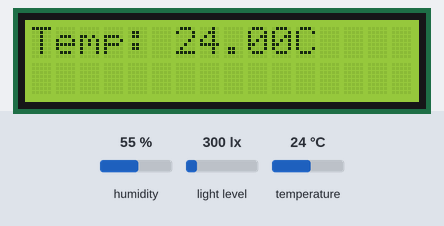
Bench run of a sketch on a simulated ESP32. On the bench: 16×2 character LCD. Inputs (shaded band) come from the test bench; at power-on: humidity 55 %, light level 300 lx, temperature 24 °C. What the sketch prints to the serial monitor is not drawn.

Above: at 3.2 s.
3.3 s: humidity set to 22 %
At 10.7 s:
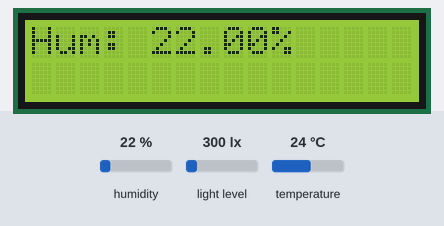
15.6 s: light level set to 40 lx
At 19.3 s:
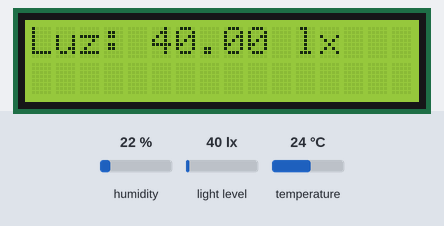
22.3 s: temperature set to 12 °C
At 26.8 s:
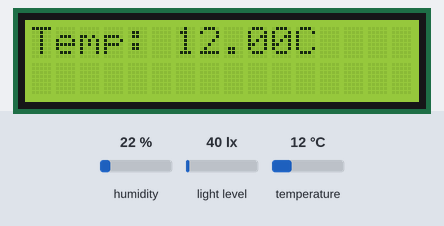
29.6 s: light level set to 500 lx
At 30.9 s:
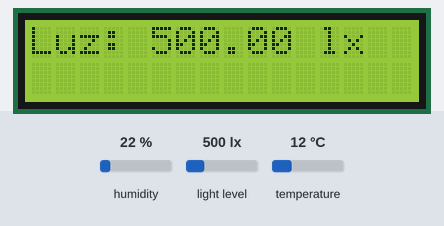
36.3 s: humidity set to 40 %
At 40.8 s:
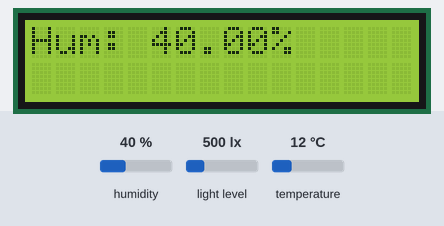
43.6 s: light level set to 1000 lx
At 49.4 s:
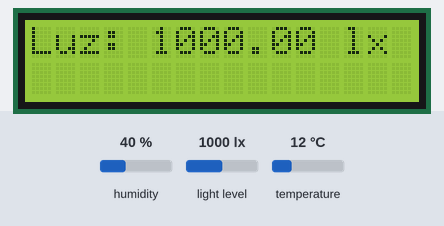
Timing chart, 0 to 50.9 s (numbered marks = the images above; inputs shaded):
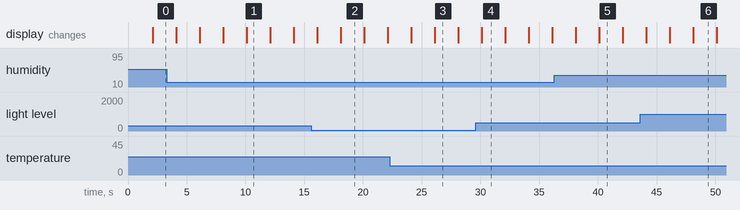

Measured:
- what the display in image 1 shows lasts 2.0 s, from 10.1 s to 12.1 s

The sketch:

Prueba_Lum_Dht_I2C.ino
```cpp
#include <Wire.h>
#include <LiquidCrystal_I2C.h>
#include <BH1750.h>
#include "DHT.h"

// Definición de pines y variables
#define DHTPIN 4       // Pin donde está conectado el DHT22
#define DHTTYPE DHT22  // Definir tipo de sensor DHT

// Configuración del I2C
#define I2C_SDA_PIN 21 // Pin I2C para SDA
#define I2C_SCL_PIN 22 // Pin I2C para SCL

DHT dht(DHTPIN, DHTTYPE);
LiquidCrystal_I2C lcd(0x27, 16, 2); // Dirección del LCD I2C
BH1750 lightMeter;

unsigned long tiempoAnterior = 0;
const long intervalo = 2000; // Intervalo de 2000 ms
int pantallaActual = 0;

void setup() {
  Serial.begin(115200);

  // Inicializar I2C
  Wire.begin(I2C_SDA_PIN, I2C_SCL_PIN);

  // Inicializar el BH1750
  if (lightMeter.begin()) {
    Serial.println(F("BH1750 iniciado correctamente."));
  } else {
    Serial.println(F("Error al iniciar BH1750. Verifica las conexiones."));
  }

  // Inicializar el LCD
  lcd.init();
  lcd.backlight();

  // Mostrar mensaje de bienvenida en el LCD
  lcd.setCursor(0, 0);
  lcd.print("Bienvenido!");
  lcd.setCursor(0, 1);
  lcd.print("Inicializando...");
  delay(2000); // Mostrar mensaje durante 2 segundos

  // Inicializar el DHT22
  dht.begin();
}

void loop() {
  // Obtener el tiempo actual
  unsigned long tiempoActual = millis();

  // Verifica si ha pasado el intervalo deseado
  if (tiempoActual - tiempoAnterior >= intervalo) {
    // Actualiza el tiempo anterior
    tiempoAnterior = tiempoActual;

    // Alterna entre mostrar temperatura, humedad y luminosidad
    if (pantallaActual == 0) {
      // Leer y mostrar temperatura
      float temp = dht.readTemperature();
      if (!isnan(temp)) {
        lcd.clear();
        lcd.setCursor(0, 0);
        lcd.print("Temp: ");
        lcd.print(temp);
        lcd.print("C  ");

        Serial.print("Temperatura: ");
        Serial.print(temp);
        Serial.println(" *C");
      }
      pantallaActual = 1;
    } else if (pantallaActual == 1) {
      // Leer y mostrar humedad del aire
      float humidity = dht.readHumidity();
      if (!isnan(humidity)) {
        lcd.clear();
        lcd.setCursor(0, 0);
        lcd.print("Hum: ");
        lcd.print(humidity);
        lcd.print("%  ");

        Serial.print("Humedad: ");
        Serial.print(humidity);
        Serial.println(" %");
      }
      pantallaActual = 2;
    } else if (pantallaActual == 2) {
      // Leer y mostrar luminosidad
      float lux = lightMeter.readLightLevel();
      lcd.clear();
      lcd.setCursor(0, 0);
      lcd.print("Luz: ");
      lcd.print(lux);
      lcd.print(" lx");

      Serial.print("Luz: ");
      Serial.print(lux);
      Serial.println(" lx");

      pantallaActual = 0; // Reiniciar el ciclo de pantallas
    }
  }
}
```
